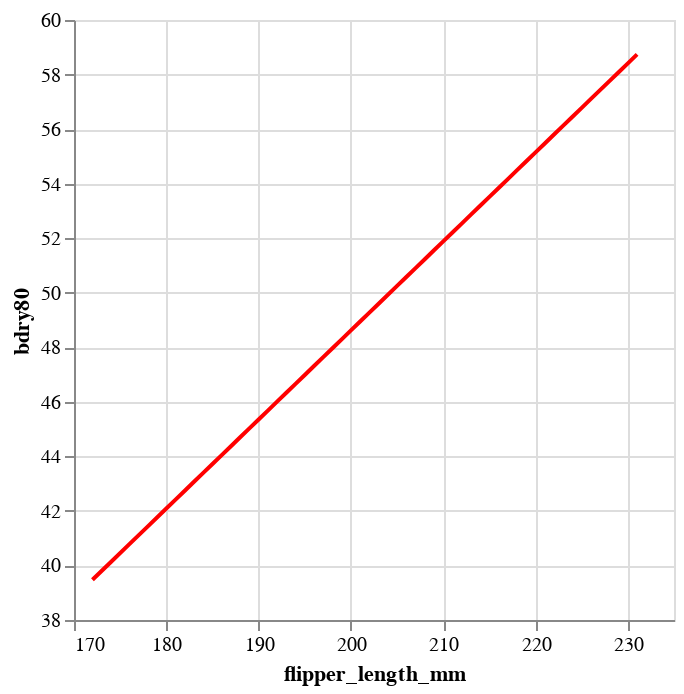

The code cell stored with this chart in its notebook:
### Code cell
#Just a line right now, nothing too special until we see the charts all together
c80 = alt.Chart(df).mark_line(color="red").encode(
    x=alt.X("flipper_length_mm").scale(zero=False),
    y=alt.Y("bdry80").scale(zero=False)
)
c80

### Figure 1 — Vega-Lite specification as saved in the notebook (floating-point values rounded to 4 significant figures; data arrays with more than 128 entries replaced by an {"elided": "..."} marker saying what was removed)
{"config": {"view": {"continuousWidth": 300, "continuousHeight": 300}}, "data": {"name": "data-b1b8e14b173b784f94a90a16dfa97dbc"}, "mark": {"type": "line", "color": "red"}, "encoding": {"x": {"field": "flipper_length_mm", "scale": {"zero": false}, "type": "quantitative"}, "y": {"field": "bdry80", "scale": {"zero": false}, "type": "quantitative"}}, "$schema": "https://vega.github.io/schema/vega-lite/v5.8.0.json", "datasets": {"data-b1b8e14b173b784f94a90a16dfa97dbc": {"elided": "333 records"}}}
